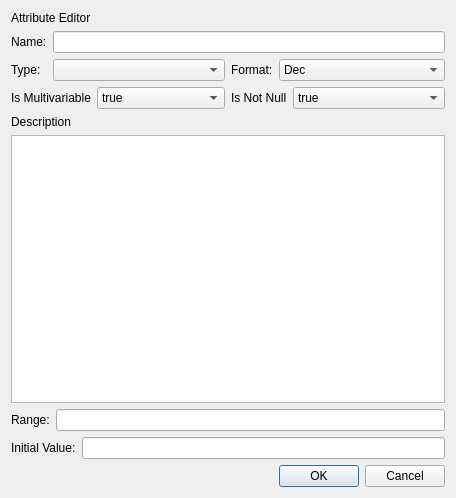
<?xml version="1.0" encoding="UTF-8"?>
<ui version="4.0">
 <class>dbse::SchemaAttributeEditor</class>
 <widget class="QWidget" name="dbse::SchemaAttributeEditor">
  <property name="geometry">
   <rect>
    <x>0</x>
    <y>0</y>
    <width>456</width>
    <height>498</height>
   </rect>
  </property>
  <property name="windowTitle">
   <string>Form</string>
  </property>
  <layout class="QVBoxLayout" name="verticalLayout_2">
   <item>
    <widget class="QLabel" name="ClassEditorLabel">
     <property name="palette">
      <palette>
       <active>
        <colorrole role="WindowText">
         <brush brushstyle="SolidPattern">
          <color alpha="255">
           <red>0</red>
           <green>0</green>
           <blue>0</blue>
          </color>
         </brush>
        </colorrole>
        <colorrole role="Button">
         <brush brushstyle="SolidPattern">
          <color alpha="255">
           <red>255</red>
           <green>0</green>
           <blue>0</blue>
          </color>
         </brush>
        </colorrole>
        <colorrole role="Light">
         <brush brushstyle="SolidPattern">
          <color alpha="255">
           <red>255</red>
           <green>127</green>
           <blue>127</blue>
          </color>
         </brush>
        </colorrole>
        <colorrole role="Midlight">
         <brush brushstyle="SolidPattern">
          <color alpha="255">
           <red>255</red>
           <green>63</green>
           <blue>63</blue>
          </color>
         </brush>
        </colorrole>
        <colorrole role="Dark">
         <brush brushstyle="SolidPattern">
          <color alpha="255">
           <red>127</red>
           <green>0</green>
           <blue>0</blue>
          </color>
         </brush>
        </colorrole>
        <colorrole role="Mid">
         <brush brushstyle="SolidPattern">
          <color alpha="255">
           <red>170</red>
           <green>0</green>
           <blue>0</blue>
          </color>
         </brush>
        </colorrole>
        <colorrole role="Text">
         <brush brushstyle="SolidPattern">
          <color alpha="255">
           <red>0</red>
           <green>0</green>
           <blue>0</blue>
          </color>
         </brush>
        </colorrole>
        <colorrole role="BrightText">
         <brush brushstyle="SolidPattern">
          <color alpha="255">
           <red>255</red>
           <green>255</green>
           <blue>255</blue>
          </color>
         </brush>
        </colorrole>
        <colorrole role="ButtonText">
         <brush brushstyle="SolidPattern">
          <color alpha="255">
           <red>0</red>
           <green>0</green>
           <blue>0</blue>
          </color>
         </brush>
        </colorrole>
        <colorrole role="Base">
         <brush brushstyle="SolidPattern">
          <color alpha="255">
           <red>255</red>
           <green>255</green>
           <blue>255</blue>
          </color>
         </brush>
        </colorrole>
        <colorrole role="Window">
         <brush brushstyle="SolidPattern">
          <color alpha="255">
           <red>255</red>
           <green>0</green>
           <blue>0</blue>
          </color>
         </brush>
        </colorrole>
        <colorrole role="Shadow">
         <brush brushstyle="SolidPattern">
          <color alpha="255">
           <red>0</red>
           <green>0</green>
           <blue>0</blue>
          </color>
         </brush>
        </colorrole>
        <colorrole role="AlternateBase">
         <brush brushstyle="SolidPattern">
          <color alpha="255">
           <red>255</red>
           <green>127</green>
           <blue>127</blue>
          </color>
         </brush>
        </colorrole>
        <colorrole role="ToolTipBase">
         <brush brushstyle="SolidPattern">
          <color alpha="255">
           <red>255</red>
           <green>255</green>
           <blue>220</blue>
          </color>
         </brush>
        </colorrole>
        <colorrole role="ToolTipText">
         <brush brushstyle="SolidPattern">
          <color alpha="255">
           <red>0</red>
           <green>0</green>
           <blue>0</blue>
          </color>
         </brush>
        </colorrole>
       </active>
       <inactive>
        <colorrole role="WindowText">
         <brush brushstyle="SolidPattern">
          <color alpha="255">
           <red>0</red>
           <green>0</green>
           <blue>0</blue>
          </color>
         </brush>
        </colorrole>
        <colorrole role="Button">
         <brush brushstyle="SolidPattern">
          <color alpha="255">
           <red>255</red>
           <green>0</green>
           <blue>0</blue>
          </color>
         </brush>
        </colorrole>
        <colorrole role="Light">
         <brush brushstyle="SolidPattern">
          <color alpha="255">
           <red>255</red>
           <green>127</green>
           <blue>127</blue>
          </color>
         </brush>
        </colorrole>
        <colorrole role="Midlight">
         <brush brushstyle="SolidPattern">
          <color alpha="255">
           <red>255</red>
           <green>63</green>
           <blue>63</blue>
          </color>
         </brush>
        </colorrole>
        <colorrole role="Dark">
         <brush brushstyle="SolidPattern">
          <color alpha="255">
           <red>127</red>
           <green>0</green>
           <blue>0</blue>
          </color>
         </brush>
        </colorrole>
        <colorrole role="Mid">
         <brush brushstyle="SolidPattern">
          <color alpha="255">
           <red>170</red>
           <green>0</green>
           <blue>0</blue>
          </color>
         </brush>
        </colorrole>
        <colorrole role="Text">
         <brush brushstyle="SolidPattern">
          <color alpha="255">
           <red>0</red>
           <green>0</green>
           <blue>0</blue>
          </color>
         </brush>
        </colorrole>
        <colorrole role="BrightText">
         <brush brushstyle="SolidPattern">
          <color alpha="255">
           <red>255</red>
           <green>255</green>
           <blue>255</blue>
          </color>
         </brush>
        </colorrole>
        <colorrole role="ButtonText">
         <brush brushstyle="SolidPattern">
          <color alpha="255">
           <red>0</red>
           <green>0</green>
           <blue>0</blue>
          </color>
         </brush>
        </colorrole>
        <colorrole role="Base">
         <brush brushstyle="SolidPattern">
          <color alpha="255">
           <red>255</red>
           <green>255</green>
           <blue>255</blue>
          </color>
         </brush>
        </colorrole>
        <colorrole role="Window">
         <brush brushstyle="SolidPattern">
          <color alpha="255">
           <red>255</red>
           <green>0</green>
           <blue>0</blue>
          </color>
         </brush>
        </colorrole>
        <colorrole role="Shadow">
         <brush brushstyle="SolidPattern">
          <color alpha="255">
           <red>0</red>
           <green>0</green>
           <blue>0</blue>
          </color>
         </brush>
        </colorrole>
        <colorrole role="AlternateBase">
         <brush brushstyle="SolidPattern">
          <color alpha="255">
           <red>255</red>
           <green>127</green>
           <blue>127</blue>
          </color>
         </brush>
        </colorrole>
        <colorrole role="ToolTipBase">
         <brush brushstyle="SolidPattern">
          <color alpha="255">
           <red>255</red>
           <green>255</green>
           <blue>220</blue>
          </color>
         </brush>
        </colorrole>
        <colorrole role="ToolTipText">
         <brush brushstyle="SolidPattern">
          <color alpha="255">
           <red>0</red>
           <green>0</green>
           <blue>0</blue>
          </color>
         </brush>
        </colorrole>
       </inactive>
       <disabled>
        <colorrole role="WindowText">
         <brush brushstyle="SolidPattern">
          <color alpha="255">
           <red>127</red>
           <green>0</green>
           <blue>0</blue>
          </color>
         </brush>
        </colorrole>
        <colorrole role="Button">
         <brush brushstyle="SolidPattern">
          <color alpha="255">
           <red>255</red>
           <green>0</green>
           <blue>0</blue>
          </color>
         </brush>
        </colorrole>
        <colorrole role="Light">
         <brush brushstyle="SolidPattern">
          <color alpha="255">
           <red>255</red>
           <green>127</green>
           <blue>127</blue>
          </color>
         </brush>
        </colorrole>
        <colorrole role="Midlight">
         <brush brushstyle="SolidPattern">
          <color alpha="255">
           <red>255</red>
           <green>63</green>
           <blue>63</blue>
          </color>
         </brush>
        </colorrole>
        <colorrole role="Dark">
         <brush brushstyle="SolidPattern">
          <color alpha="255">
           <red>127</red>
           <green>0</green>
           <blue>0</blue>
          </color>
         </brush>
        </colorrole>
        <colorrole role="Mid">
         <brush brushstyle="SolidPattern">
          <color alpha="255">
           <red>170</red>
           <green>0</green>
           <blue>0</blue>
          </color>
         </brush>
        </colorrole>
        <colorrole role="Text">
         <brush brushstyle="SolidPattern">
          <color alpha="255">
           <red>127</red>
           <green>0</green>
           <blue>0</blue>
          </color>
         </brush>
        </colorrole>
        <colorrole role="BrightText">
         <brush brushstyle="SolidPattern">
          <color alpha="255">
           <red>255</red>
           <green>255</green>
           <blue>255</blue>
          </color>
         </brush>
        </colorrole>
        <colorrole role="ButtonText">
         <brush brushstyle="SolidPattern">
          <color alpha="255">
           <red>127</red>
           <green>0</green>
           <blue>0</blue>
          </color>
         </brush>
        </colorrole>
        <colorrole role="Base">
         <brush brushstyle="SolidPattern">
          <color alpha="255">
           <red>255</red>
           <green>0</green>
           <blue>0</blue>
          </color>
         </brush>
        </colorrole>
        <colorrole role="Window">
         <brush brushstyle="SolidPattern">
          <color alpha="255">
           <red>255</red>
           <green>0</green>
           <blue>0</blue>
          </color>
         </brush>
        </colorrole>
        <colorrole role="Shadow">
         <brush brushstyle="SolidPattern">
          <color alpha="255">
           <red>0</red>
           <green>0</green>
           <blue>0</blue>
          </color>
         </brush>
        </colorrole>
        <colorrole role="AlternateBase">
         <brush brushstyle="SolidPattern">
          <color alpha="255">
           <red>255</red>
           <green>0</green>
           <blue>0</blue>
          </color>
         </brush>
        </colorrole>
        <colorrole role="ToolTipBase">
         <brush brushstyle="SolidPattern">
          <color alpha="255">
           <red>255</red>
           <green>255</green>
           <blue>220</blue>
          </color>
         </brush>
        </colorrole>
        <colorrole role="ToolTipText">
         <brush brushstyle="SolidPattern">
          <color alpha="255">
           <red>0</red>
           <green>0</green>
           <blue>0</blue>
          </color>
         </brush>
        </colorrole>
       </disabled>
      </palette>
     </property>
     <property name="text">
      <string>Attribute Editor</string>
     </property>
    </widget>
   </item>
   <item>
    <layout class="QHBoxLayout" name="horizontalLayout_4">
     <item>
      <widget class="QLabel" name="AttributeNameLabel">
       <property name="text">
        <string>Name:</string>
       </property>
      </widget>
     </item>
     <item>
      <widget class="QLineEdit" name="AttributeNameLineEdit">
       <property name="enabled">
        <bool>true</bool>
       </property>
      </widget>
     </item>
    </layout>
   </item>
   <item>
    <layout class="QHBoxLayout" name="horizontalLayout_2">
     <item>
      <layout class="QHBoxLayout" name="horizontalLayout_5">
       <item>
        <widget class="QLabel" name="AttributeNameLabel_2">
         <property name="sizePolicy">
          <sizepolicy hsizetype="Fixed" vsizetype="Preferred">
           <horstretch>0</horstretch>
           <verstretch>0</verstretch>
          </sizepolicy>
         </property>
         <property name="text">
          <string>Type:  </string>
         </property>
        </widget>
       </item>
       <item>
        <widget class="QComboBox" name="AttributeTypeComboBox"/>
       </item>
      </layout>
     </item>
     <item>
      <layout class="QHBoxLayout" name="FormatLayout">
       <item>
        <widget class="QLabel" name="FormatLabel">
         <property name="sizePolicy">
          <sizepolicy hsizetype="Fixed" vsizetype="Preferred">
           <horstretch>0</horstretch>
           <verstretch>0</verstretch>
          </sizepolicy>
         </property>
         <property name="text">
          <string>Format:</string>
         </property>
        </widget>
       </item>
       <item>
        <widget class="QComboBox" name="AttributeFormatComboBox">
         <item>
          <property name="text">
           <string>Dec</string>
          </property>
         </item>
         <item>
          <property name="text">
           <string>Oct</string>
          </property>
         </item>
         <item>
          <property name="text">
           <string>Hex</string>
          </property>
         </item>
        </widget>
       </item>
      </layout>
     </item>
    </layout>
   </item>
   <item>
    <layout class="QHBoxLayout" name="horizontalLayout">
     <item>
      <layout class="QHBoxLayout" name="horizontalLayout_7">
       <item>
        <widget class="QLabel" name="label_7">
         <property name="sizePolicy">
          <sizepolicy hsizetype="Fixed" vsizetype="Preferred">
           <horstretch>0</horstretch>
           <verstretch>0</verstretch>
          </sizepolicy>
         </property>
         <property name="text">
          <string>Is Multivariable</string>
         </property>
        </widget>
       </item>
       <item>
        <widget class="QComboBox" name="AttributeIsMultivariable">
         <item>
          <property name="text">
           <string>true</string>
          </property>
         </item>
         <item>
          <property name="text">
           <string>false</string>
          </property>
         </item>
        </widget>
       </item>
      </layout>
     </item>
     <item>
      <layout class="QHBoxLayout" name="horizontalLayout_6">
       <item>
        <widget class="QLabel" name="label_6">
         <property name="sizePolicy">
          <sizepolicy hsizetype="Fixed" vsizetype="Preferred">
           <horstretch>0</horstretch>
           <verstretch>0</verstretch>
          </sizepolicy>
         </property>
         <property name="text">
          <string>Is Not Null</string>
         </property>
        </widget>
       </item>
       <item>
        <widget class="QComboBox" name="AttributeIsNotNull">
         <item>
          <property name="text">
           <string>true</string>
          </property>
         </item>
         <item>
          <property name="text">
           <string>false</string>
          </property>
         </item>
        </widget>
       </item>
      </layout>
     </item>
    </layout>
   </item>
   <item>
    <layout class="QVBoxLayout" name="verticalLayout">
     <item>
      <widget class="QLabel" name="label">
       <property name="sizePolicy">
        <sizepolicy hsizetype="Fixed" vsizetype="Preferred">
         <horstretch>0</horstretch>
         <verstretch>0</verstretch>
        </sizepolicy>
       </property>
       <property name="text">
        <string>Description</string>
       </property>
      </widget>
     </item>
     <item>
      <widget class="QPlainTextEdit" name="AttributeDescriptionTextBox"/>
     </item>
    </layout>
   </item>
   <item>
    <layout class="QHBoxLayout" name="horizontalLayout_8">
     <item>
      <widget class="QLabel" name="AttributeNameLabel_4">
       <property name="text">
        <string>Range:</string>
       </property>
      </widget>
     </item>
     <item>
      <widget class="QLineEdit" name="AttributeRangeLineEdit">
       <property name="enabled">
        <bool>true</bool>
       </property>
      </widget>
     </item>
    </layout>
   </item>
   <item>
    <layout class="QHBoxLayout" name="horizontalLayout_9">
     <item>
      <widget class="QLabel" name="AttributeNameLabel_5">
       <property name="text">
        <string>Initial Value:</string>
       </property>
      </widget>
     </item>
     <item>
      <widget class="QLineEdit" name="AttributeInitialValue">
       <property name="enabled">
        <bool>true</bool>
       </property>
      </widget>
     </item>
    </layout>
   </item>
   <item>
    <widget class="QDialogButtonBox" name="buttonBox">
     <property name="standardButtons">
      <set>QDialogButtonBox::Cancel|QDialogButtonBox::Ok</set>
     </property>
    </widget>
   </item>
  </layout>
 </widget>
 <resources/>
 <connections/>
</ui>
